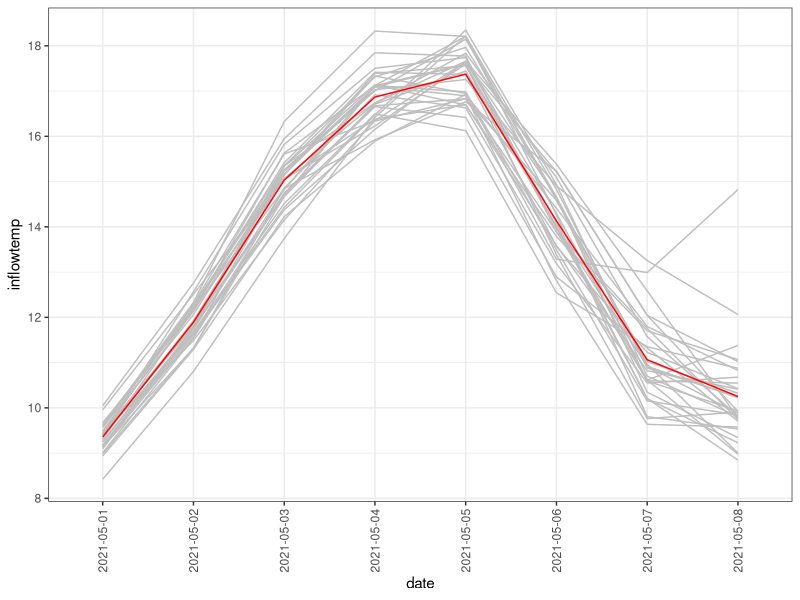

Generate this figure with R:


predict_inflow_temp <- function(airtemp){
  airtemp_rollmean <-c(airtemp[1], zoo::rollmean(airtemp,2))

  temp_predict<- 2+0.76*airtemp_rollmean


  temp_predict[which(temp_predict<0)] <- 0
  return(temp_predict)
}




fcc <- read.csv("noaa-POSE-2021-05-01_daily.csv")[,1:3]

head(fcc)
fcc$inflowtemp <- NA
for (i in 1:length(unique(fcc$ensemble))) {
  fc_subset <- fcc[which(fcc$ensemble== unique(fcc$ensemble)[i]),]
  fc_subset$air_temperature <- fc_subset$air_temperature- 273.15
  fc_subset$inflowtemp <- predict_inflow_temp(fc_subset$air_temperature)
  fcc$inflowtemp[which(fcc$ensemble== unique(fcc$ensemble)[i])] <- fc_subset$inflowtemp
}
View(fcc)



# plotting

my.dates <- seq.Date(from = as.Date("2021-05-01"), to = as.Date("2021-05-08"), by = 1)
fcc.kurz <- fcc[which(as.Date(fcc$date)%in%as.Date(my.dates)),]
head(fcc.kurz)
tail(fcc.kurz)
library(ggplot2)
my.mean <- aggregate(inflowtemp ~ date, fcc.kurz, mean)
my.mean$ensemble <- "mean"
ggplot(data=fcc.kurz, aes(x=date, y=inflowtemp, group=ensemble)) + geom_line(col="grey")+theme_bw()+
  theme(axis.text.x = element_text(angle = 90, vjust = 0.5, hjust=1)) + geom_line(data=my.mean,aes(x=date, y=inflowtemp), col="red")



df2write <- data.frame(time=fcc.kurz$date, ensemble=fcc.kurz$ensemble, siteID="POSE",temperature=fcc.kurz$inflowtemp)
head(df2write)

write.csv(df2write,"aquatics-2021-05-01-BTW.csv", quote = F, row.names = F)
